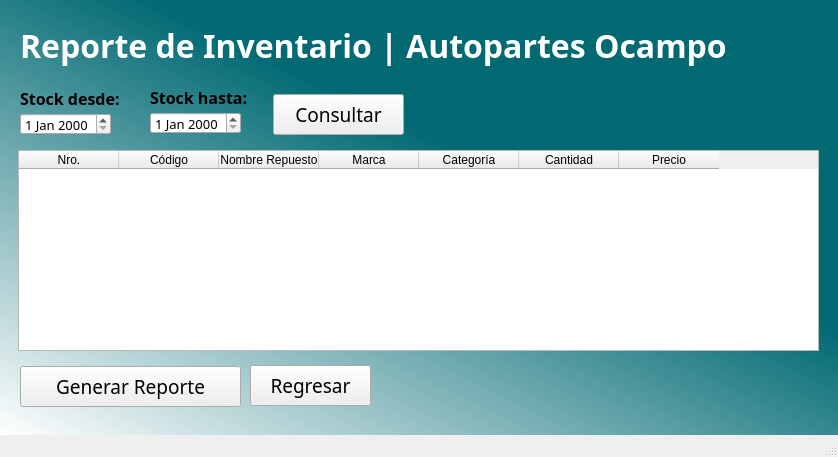
<?xml version="1.0" encoding="UTF-8"?>
<ui version="4.0">
 <class>MainWindow</class>
 <widget class="QMainWindow" name="MainWindow">
  <property name="geometry">
   <rect>
    <x>0</x>
    <y>0</y>
    <width>838</width>
    <height>457</height>
   </rect>
  </property>
  <property name="minimumSize">
   <size>
    <width>838</width>
    <height>457</height>
   </size>
  </property>
  <property name="maximumSize">
   <size>
    <width>838</width>
    <height>457</height>
   </size>
  </property>
  <property name="font">
   <font>
    <family>Century Gothic</family>
    <pointsize>10</pointsize>
   </font>
  </property>
  <property name="windowTitle">
   <string>Admin_Inventario</string>
  </property>
  <property name="styleSheet">
   <string notr="true">QWidget#centralwidget{
background-color: qlineargradient(spread:pad, x1:0.829, y1:0.107455, x2:0, y2:1, stop:0.295455 rgba(0, 105, 114, 255), stop:1 rgba(255, 255, 255, 255));}</string>
  </property>
  <widget class="QWidget" name="centralwidget">
   <widget class="QLabel" name="label_4">
    <property name="geometry">
     <rect>
      <x>20</x>
      <y>10</y>
      <width>731</width>
      <height>71</height>
     </rect>
    </property>
    <property name="minimumSize">
     <size>
      <width>501</width>
      <height>71</height>
     </size>
    </property>
    <property name="font">
     <font>
      <family>Century Gothic</family>
      <pointsize>24</pointsize>
      <weight>75</weight>
      <bold>true</bold>
     </font>
    </property>
    <property name="styleSheet">
     <string notr="true">color: rgb(255, 255, 255);</string>
    </property>
    <property name="text">
     <string>Reporte de Inventario | Autopartes Ocampo</string>
    </property>
   </widget>
   <widget class="QTableWidget" name="tblInventario">
    <property name="geometry">
     <rect>
      <x>18</x>
      <y>150</y>
      <width>801</width>
      <height>201</height>
     </rect>
    </property>
    <property name="minimumSize">
     <size>
      <width>801</width>
      <height>201</height>
     </size>
    </property>
    <property name="maximumSize">
     <size>
      <width>801</width>
      <height>201</height>
     </size>
    </property>
    <property name="font">
     <font>
      <family>Century Gothic</family>
      <pointsize>10</pointsize>
     </font>
    </property>
    <column>
     <property name="text">
      <string>Nro.</string>
     </property>
    </column>
    <column>
     <property name="text">
      <string>Código</string>
     </property>
    </column>
    <column>
     <property name="text">
      <string>Nombre Repuesto</string>
     </property>
    </column>
    <column>
     <property name="text">
      <string>Marca</string>
     </property>
    </column>
    <column>
     <property name="text">
      <string>Categoría</string>
     </property>
    </column>
    <column>
     <property name="text">
      <string>Cantidad</string>
     </property>
    </column>
    <column>
     <property name="text">
      <string>Precio</string>
     </property>
    </column>
   </widget>
   <widget class="QPushButton" name="btnRegresar">
    <property name="geometry">
     <rect>
      <x>250</x>
      <y>365</y>
      <width>121</width>
      <height>41</height>
     </rect>
    </property>
    <property name="font">
     <font>
      <family>Century Gothic</family>
      <pointsize>14</pointsize>
     </font>
    </property>
    <property name="text">
     <string>Regresar</string>
    </property>
    <property name="icon">
     <iconset>
      <normaloff>../Img/regresarPNG.png</normaloff>../Img/regresarPNG.png</iconset>
    </property>
    <property name="iconSize">
     <size>
      <width>23</width>
      <height>23</height>
     </size>
    </property>
   </widget>
   <widget class="QPushButton" name="btnGenerar">
    <property name="geometry">
     <rect>
      <x>273</x>
      <y>94</y>
      <width>131</width>
      <height>41</height>
     </rect>
    </property>
    <property name="font">
     <font>
      <family>Century Gothic</family>
      <pointsize>14</pointsize>
     </font>
    </property>
    <property name="text">
     <string>Consultar</string>
    </property>
    <property name="icon">
     <iconset>
      <normaloff>../Img/pngwing.com (2).png</normaloff>../Img/pngwing.com (2).png</iconset>
    </property>
    <property name="iconSize">
     <size>
      <width>20</width>
      <height>20</height>
     </size>
    </property>
   </widget>
   <widget class="QLabel" name="label_10">
    <property name="geometry">
     <rect>
      <x>20</x>
      <y>88</y>
      <width>111</width>
      <height>21</height>
     </rect>
    </property>
    <property name="font">
     <font>
      <family>Century Gothic</family>
      <pointsize>12</pointsize>
      <weight>75</weight>
      <bold>true</bold>
     </font>
    </property>
    <property name="styleSheet">
     <string notr="true">color:'white';</string>
    </property>
    <property name="text">
     <string>Stock desde:</string>
    </property>
   </widget>
   <widget class="QDateEdit" name="dateEdit">
    <property name="geometry">
     <rect>
      <x>20</x>
      <y>113</y>
      <width>91</width>
      <height>22</height>
     </rect>
    </property>
    <property name="font">
     <font>
      <family>Century Gothic</family>
      <pointsize>10</pointsize>
     </font>
    </property>
   </widget>
   <widget class="QDateEdit" name="dateEdit_2">
    <property name="geometry">
     <rect>
      <x>150</x>
      <y>112</y>
      <width>91</width>
      <height>22</height>
     </rect>
    </property>
    <property name="font">
     <font>
      <family>Century Gothic</family>
      <pointsize>10</pointsize>
     </font>
    </property>
   </widget>
   <widget class="QLabel" name="label_11">
    <property name="geometry">
     <rect>
      <x>150</x>
      <y>87</y>
      <width>111</width>
      <height>21</height>
     </rect>
    </property>
    <property name="font">
     <font>
      <family>Century Gothic</family>
      <pointsize>12</pointsize>
      <weight>75</weight>
      <bold>true</bold>
     </font>
    </property>
    <property name="styleSheet">
     <string notr="true">color:'white';</string>
    </property>
    <property name="text">
     <string>Stock hasta:</string>
    </property>
   </widget>
   <widget class="QPushButton" name="btnRegresar_2">
    <property name="geometry">
     <rect>
      <x>20</x>
      <y>366</y>
      <width>221</width>
      <height>41</height>
     </rect>
    </property>
    <property name="font">
     <font>
      <family>Century Gothic</family>
      <pointsize>14</pointsize>
     </font>
    </property>
    <property name="text">
     <string>Generar Reporte</string>
    </property>
    <property name="icon">
     <iconset>
      <normaloff>../Img/Microsoft_Excel_2013-2019_logo.svg.png</normaloff>../Img/Microsoft_Excel_2013-2019_logo.svg.png</iconset>
    </property>
    <property name="iconSize">
     <size>
      <width>23</width>
      <height>23</height>
     </size>
    </property>
   </widget>
   <widget class="QLabel" name="label_6">
    <property name="geometry">
     <rect>
      <x>580</x>
      <y>70</y>
      <width>241</width>
      <height>81</height>
     </rect>
    </property>
    <property name="styleSheet">
     <string notr="true"/>
    </property>
    <property name="text">
     <string/>
    </property>
    <property name="pixmap">
     <pixmap>../Img/LOGO PNG 1.png</pixmap>
    </property>
    <property name="scaledContents">
     <bool>true</bool>
    </property>
   </widget>
  </widget>
  <widget class="QMenuBar" name="menubar">
   <property name="geometry">
    <rect>
     <x>0</x>
     <y>0</y>
     <width>838</width>
     <height>21</height>
    </rect>
   </property>
  </widget>
  <widget class="QStatusBar" name="statusbar"/>
 </widget>
 <resources/>
 <connections/>
</ui>
